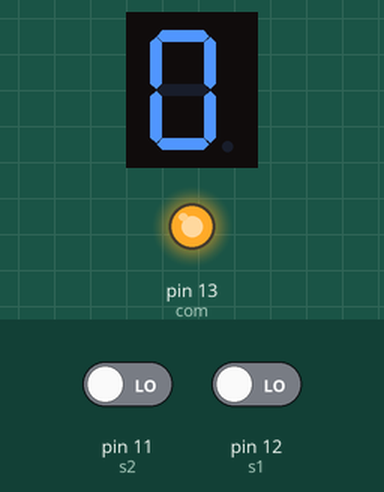
Bench run of a sketch on a simulated Arduino Uno, built with avr-gcc and run on an emulated ATmega328P. Shown: 1-digit seven-segment display, output pins drawn as LEDs (lit = HIGH). Wiring (inferred from the names in the program): 1-digit 7-segment display, segments lit when LOW: segments pin 2, pin 3, pin 4, pin 5, pin 6, pin 7, pin 8. The inputs (shaded band) are chosen by the test bench; at power-on: pin 12 (s1) LOW, pin 11 (s2) LOW. The segment pins are drawn as the display they are named for; pins used as bus, display or sensor lines are not drawn.

Above: at 1.2 s.
1.3 s: pin 12 (s1) driven HIGH
At 2.7 s:
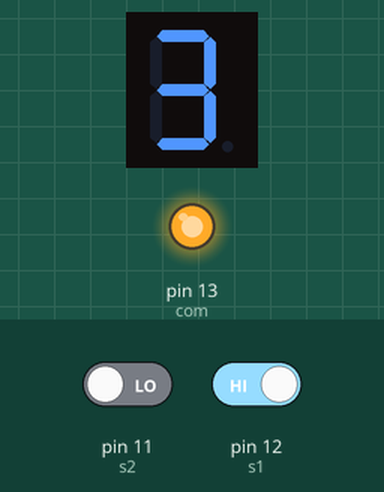
4.3 s: pin 11 (s2) driven HIGH
At 5.1 s:
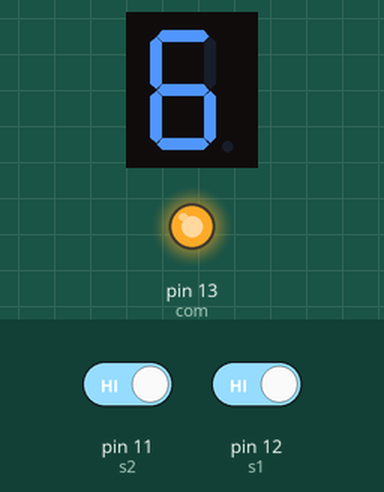
7.3 s: pin 11 (s2) driven LOW
At 8.6 s:
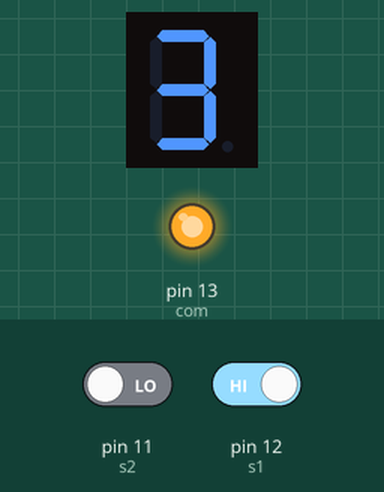
10.3 s: pin 12 (s1) driven LOW
At 11.2 s:
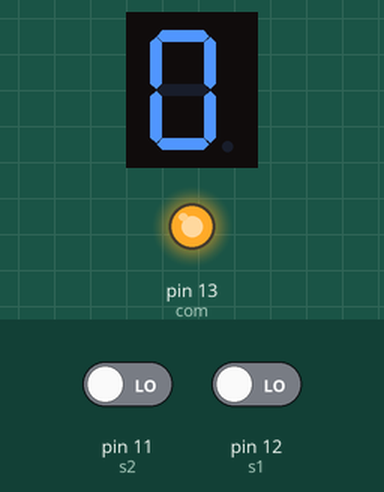
13.3 s: pin 11 (s2) driven HIGH
At 14.7 s:
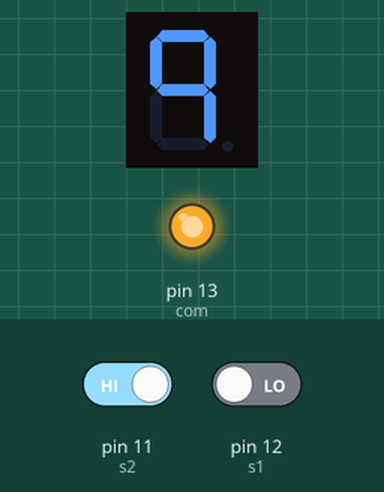
16.3 s: pin 12 (s1) driven HIGH
At 17.1 s:
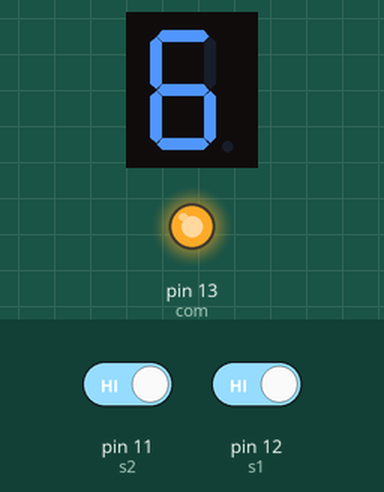
Timing chart, 0 to 19.3 s (numbered marks = the images above; inputs shaded):
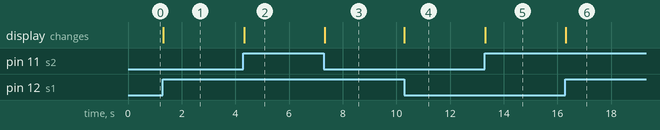

The sketch:

_7seg_69_number.ino
```cpp
int com = 13,s1=12,s2=11;
int a=2,b=3,c=4,d=5,e=6,f=7,g=8;
void setup() {
  // put your setup code here, to run once:
  pinMode(com,OUTPUT);
  pinMode(s1,INPUT);
  pinMode(s2,INPUT);
  for(int i = 2;i<9;i++){
    pinMode(i,OUTPUT);
    digitalWrite(i,HIGH);
  }
  digitalWrite(com,HIGH);
}
int s1state=digitalRead(s1);
int s2state=digitalRead(s2);
void loop() {
  for(int i=2;i<9;i++){
    digitalWrite(i,HIGH);
  }
  //above is to reset OUTPUT pin
  s1state=digitalRead(s1);
  s2state=digitalRead(s2);
  //above is to read state of input
  if(s1state==HIGH && s2state==HIGH){
    digitalWrite(a,LOW);
    digitalWrite(c,LOW);
    digitalWrite(d,LOW);
    digitalWrite(e,LOW);
    digitalWrite(f,LOW);
    digitalWrite(g,LOW);
  }
  //above is to show "6" when s1=1 and s2=1
  else if(s1state==LOW && s2state==HIGH){
      digitalWrite(a,LOW);
      digitalWrite(b,LOW);
      digitalWrite(c,LOW);
      digitalWrite(f,LOW);
      digitalWrite(g,LOW);
  }
  //above is to show "9" when s1=0 and s2=1
  else if(s1state==HIGH && s2state==LOW){
      digitalWrite(a,LOW);
      digitalWrite(b,LOW);
      digitalWrite(c,LOW);
      digitalWrite(d,LOW);
      digitalWrite(g,LOW);
  }
  //above is to show "3" when s1=1 and s2=0
  else if(s1state==LOW && s2state==LOW){
      digitalWrite(a,LOW);
      digitalWrite(b,LOW);
      digitalWrite(c,LOW);
      digitalWrite(d,LOW);
      digitalWrite(e,LOW);
      digitalWrite(f,LOW);
  }
  //above is to show "0" when s1=0 and s2=0
}
```

Measured:
- after the input at 1.3 s, the display: changes at once (image 1)
- after the input at 4.3 s, the display: changes at once (image 2)
- after the input at 7.3 s, the display: changes at once (image 3)
- after the input at 10.3 s, the display: changes at once (image 4)
- after the input at 13.3 s, the display: changes at once (image 5)
- after the input at 16.3 s, the display: changes at once (image 6)
